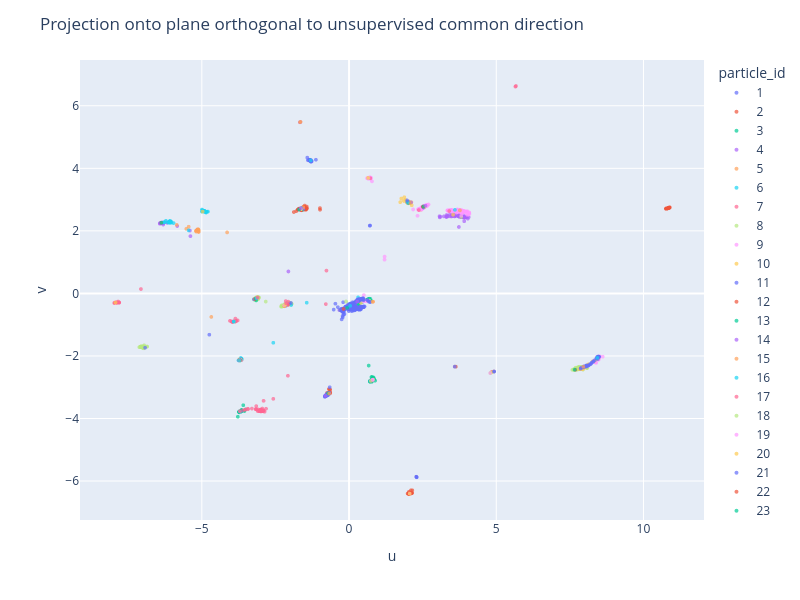

The notebook cell this image was saved under:
### Code cell
import numpy as np
import pandas as pd
import plotly.express as px

from sklearn.decomposition import PCA
from sklearn.neighbors import NearestNeighbors

# ============================================================
# Sample
# ============================================================

df_plot = (
    df_raw_hits_event
    .sample(
        min(len(df_raw_hits_event), int(1e6)),
        random_state=42,
    )
    .reset_index(drop=True)
)

# ============================================================
# Particle ids (ONLY for visualization)
# ============================================================

particle_ids_N = (
    df_plot["particle_number_original"]
    .astype("category")
    .cat.codes
    + 1
)

df_plot["particle_id"] = particle_ids_N.astype(str)

# ============================================================
# Embeddings
# ============================================================

emb_cols = [f"emb{i}" for i in range(6)]

X = df_plot[emb_cols].values

print("Input shape:", X.shape)

# ============================================================
# Global PCA
# ============================================================

pca_global = PCA(n_components=3)

X3 = pca_global.fit_transform(X)

print("\nGlobal PCA explained variance ratio:")
print(pca_global.explained_variance_ratio_)

print(
    "Total explained variance:",
    pca_global.explained_variance_ratio_.sum()
)

# ============================================================
# Local PCA around each point
# ============================================================

k = 30

nn = NearestNeighbors(
    n_neighbors=k,
    algorithm="auto"
)

nn.fit(X3)

neighbor_indices = nn.kneighbors(
    X3,
    return_distance=False
)

directions = []

for neigh_idx in neighbor_indices:

    X_local = X3[neigh_idx]

    pca_local = PCA(n_components=1)

    pca_local.fit(X_local)

    direction = pca_local.components_[0]

    # Fix sign ambiguity
    if direction[0] < 0:
        direction = -direction

    directions.append(direction)

directions = np.asarray(directions)

print(
    "\nNumber of local directions:",
    len(directions)
)

# ============================================================
# Structure tensor
# ============================================================

T = np.zeros((3, 3))

for d in directions:

    T += np.outer(d, d)

T /= len(directions)

eigvals, eigvecs = np.linalg.eigh(T)

mean_direction = eigvecs[:, np.argmax(eigvals)]

mean_direction /= np.linalg.norm(mean_direction)

print("\nEstimated common direction:")
print(mean_direction)

print("\nTensor eigenvalues:")
print(eigvals)

# ============================================================
# Alignment statistics
# ============================================================

cosines = np.abs(
    directions @ mean_direction
)

print("\nAlignment of local directions")
print(pd.Series(cosines).describe())

# ============================================================
# Build plane orthogonal to mean direction
# ============================================================

tmp = np.array([0.0, 0.0, 1.0])

if abs(np.dot(tmp, mean_direction)) > 0.9:
    tmp = np.array([0.0, 1.0, 0.0])

e1 = np.cross(mean_direction, tmp)
e1 /= np.linalg.norm(e1)

e2 = np.cross(mean_direction, e1)
e2 /= np.linalg.norm(e2)

# ============================================================
# Projection
# ============================================================

u = X3 @ e1
v = X3 @ e2

df_plane = pd.DataFrame(
    {
        "u": u,
        "v": v,
        "particle_id": df_plot["particle_id"].values,
    }
)

# ============================================================
# Plot
# ============================================================

ordered_particle_ids = sorted(
    df_plane["particle_id"].unique(),
    key=lambda x: int(x)
)

fig = px.scatter(
    df_plane,
    x="u",
    y="v",
    color="particle_id",
    category_orders={
        "particle_id": ordered_particle_ids
    },
    opacity=0.7,
)

fig.update_traces(
    marker=dict(size=4)
)

fig.update_layout(
    title=(
        "Projection onto plane orthogonal "
        "to unsupervised common direction"
    ),
    width=800,
    height=600,
)

fig.show()

# ============================================================
# Optional MC validation
# ============================================================

mc_directions = []

for pid, group in df_plot.groupby(
    "particle_number_original"
):

    if len(group) < 5:
        continue

    X_particle = X3[group.index]

    pca_particle = PCA(n_components=1)

    pca_particle.fit(X_particle)

    d = pca_particle.components_[0]

    if d[0] < 0:
        d = -d

    mc_directions.append(d)

mc_directions = np.asarray(mc_directions)

mc_cosines = np.abs(
    mc_directions @ mean_direction
)

print(
    "\nAlignment between MC track directions "
    "and unsupervised common direction"
)

print(
    pd.Series(mc_cosines).describe()
)
